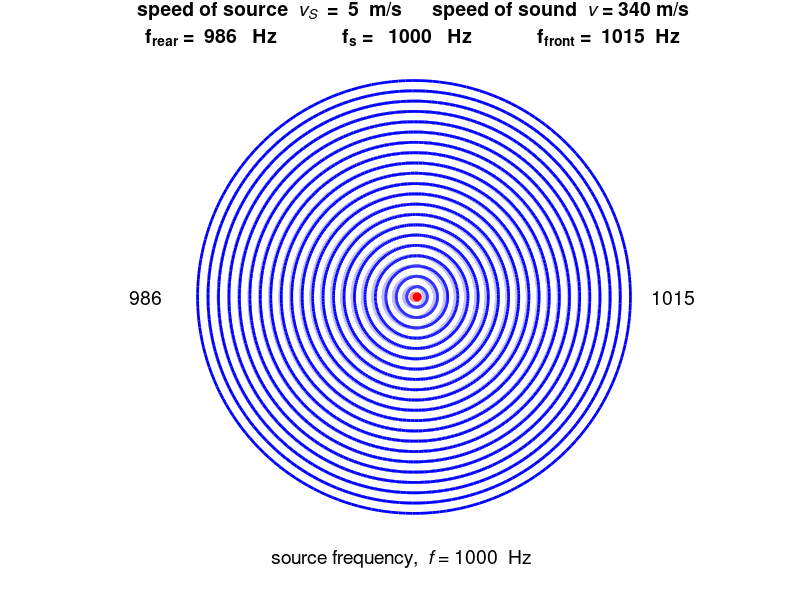
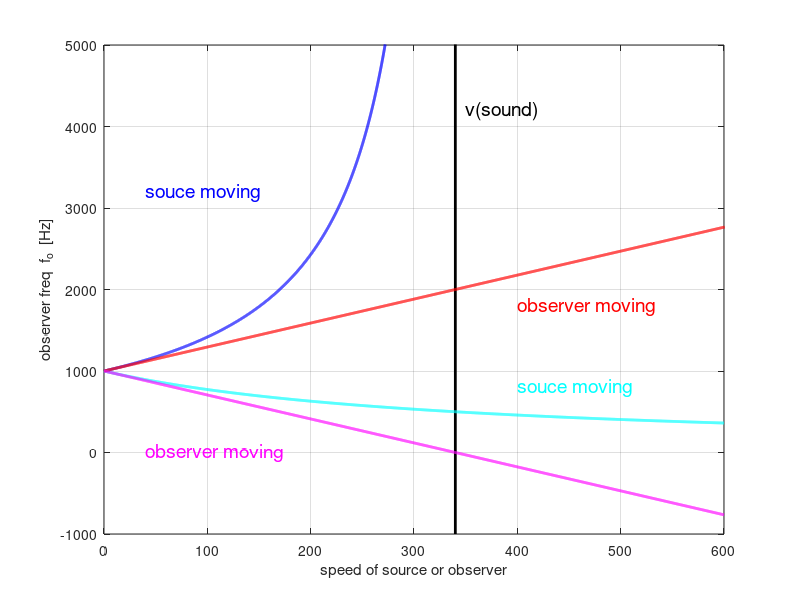

These figures' MATLAB source, in order:
% mw_doppler.m

% Doppler Effect
% Fig. 1: Animation of wave pattern for a moving source
% Sounds for Doppler Frequencies
% Animation can be saved as annimated gif
%      set f_gif = 1;
%      enter name of file: ag_name =        
% Fig. 2:  Doppler Equation: 
%      moving source / stationary observe
%      moving observer / stationary source

% Ian Cooper
% School of Physics, University of Sydney
% email: ian.cooper@sydney.edu.au
% https://d-arora.github.io/Doing-Physics-With-Matlab/
% 170515


close all;
clear all;
clc;

N = 22;         % number of time steps

disp('   The Figure Window will update every 0.1 s'); 
disp('  ');
disp('   Enter speed of source from 0 to 1000 m/s')
disp('  ')
 
v_s = input('   Speed of source (m/s), v  =  ');

v   = 340;        % velocity of sound
%v_s = 400;       % velocity of source

freq = 1000;      % source frequency

R = zeros(N);    % radius of circles

theta = linspace(0,2*pi,200);   % angle for generating circle

x_max = max([v_s*(N+1) v * (N+1)]);

% In front of moving source
   fFront = (freq * v /(v-v_s));
% In rear of moving source
   fRear = freq * v /(v+v_s);

% ========================================================================
%    ANIMATION
% ========================================================================
% flag: 0 animated gif NOT saved or 1 saved /  file name
   f_gif = 0;
   ag_name = 'ag_doppler_500.gif';
% Delay in seconds before displaying the next image  
   delay = 0.1;  
% Frame counter start
   nt = 1; 

% ========================================================================
%    GRAPHICS
% ========================================================================   
figure(1)
set(gcf,'Units','normalized');
set(gcf,'Position',[0.1 0.1 0.35 0.45]);
set(gcf,'color','w');

text_1 = 'speed of source  {\itv_S}  =  {}';
text_2 =  num2str(v_s,'%8.0f');
text_3 = '  m/s  ';
text_4 = '      speed of sound  {\itv} = 340 m/s';
text1 = strcat(text_1,'  ',text_2,text_3,text_4);

t1 = 'f_{rear} = { }';
t2 = num2str(fRear,'%0.0f');
t3 = '   Hz {            }    ';
t4 = 'f_s = {  }';
t5 = num2str(freq,'%0.0f');
t6 = 'f_{front} = { }';
t7 = num2str(fFront,'%0.0f');
if (v_s >= v), t7 ='-----'; end;
t8 = '  Hz';text2 = strcat(t1,t2,t3,t4,t5,t3,t6,t7,t8);

text_p = [{text1},{text2}];
%text_p = [{text_1 text_2 text_3 text_4},{t1 t2 t3 t2 t4 t5}];

title(text_p,'FontSize',14);

hold on

limits = x_max;
axis([-limits limits -limits limits]);

axis equal
axis off
for t = 1:N

x = v_s * (t-1);    

plot(x,0,'o','Markersize',6,'MarkerFaceColor','r','MarkerEdgeColor','r');

for c = 1 : N
R = v * (t-c);
if R < 0, R = 0; end;

x_p = R * cos(theta) + v_s * (c-1) ;
y_p = R * sin(theta);

plot(x_p, y_p,'b','lineWidth',2);

end

pause(0.1)

   if f_gif > 0 
          frame = getframe(1);
          im = frame2im(frame);
          [imind,cm] = rgb2ind(im,256);
     %  On the first loop, create the file. In subsequent loops, append.
          if nt == 1
            imwrite(imind,cm,ag_name,'gif','DelayTime',delay,'loopcount',inf);
          else
           imwrite(imind,cm,ag_name,'gif','DelayTime',delay,'writemode','append');
          end
       nt = nt+1;
  end

if t < N

plot(x,0,'o','Markersize',6,'MarkerFaceColor','w','MarkerEdgeColor','w');

for c = 1 : N
R = v * (t-c);
if R < 0, R = 0; end;

x_p = R * cos(theta) + v_s * (c-1) ;
y_p = R * sin(theta);

plot(x_p, y_p,'w','lineWidth',2.2);
box on
end
end
   
end

% =======================================================================
%  SOUNDS
% ======================================================================

% source sound
text(-0.6*x_max, -1.1*x_max,'source frequency,  {\itf} = 1000  Hz','FontSize',14)
cf = freq;        
sf = 22050;                 % sample frequency (Hz)
d = 5.0;                    % duration (s)
n = sf * d;                 % number of samples
s = (1:n) / sf;             % sound data preparation
s = sin(2 * pi * cf * s);   % sinusoidal modulation

s = s./max(s);

sound(s, sf);               % sound presentation
pause(d + 0.1);             % waiting for sound end


% in front of moving source
cf = (freq * v /(v-v_s));
if cf > 0
text(1*x_max,0,num2str(cf,'%0.0f'),'FontSize',14)

     
sf = 22050;                 % sample frequency (Hz)
d = 5.0;                    % duration (s)
n = sf * d;                 % number of samples
s = (1:n) / sf;             % sound data preparation
s = sin(2 * pi * cf * s);   % sinusoidal modulation

s = s./max(s);

sound(s, sf);               % sound presentation
pause(d + 0.1);             % waiting for sound end

end
if v_s >= v

text(1*x_max,0,'\it BOOOM !!!','FontSize',14)

% make noise
d = 8;
%rand('state',sum(100 * clock));  % initialize random seed
zzz = rng;
noise = randn(1, n);             % Gausian noise
noise = noise / max(abs(noise)); % -1 to 1 normalization

% play noise
disp('WHITE noise');
sound(noise, sf);                % playing sound
%pause(d + 0.1);                  % waiting for sound end


end

% in rear of moving source
cf = freq * v /(v+v_s);
text(-1.2*x_max,0,num2str(cf,'%0.0f'),'FontSize',14)
     
sf = 22050;                 % sample frequency (Hz)
d = 5.0;                    % duration (s)
n = sf * d;                 % number of samples
s = (1:n) / sf;             % sound data preparation
s = sin(2 * pi * cf * s);   % sinusoidal modulation

s = s./max(s);

sound(s, sf);               % sound presentation
%pause(d + 0.1);             % waiting for sound end


% ======================================================================
% DOPPLER FORMULA
% ======================================================================

%%
figure(2)
set(gca,'fontsize',12);
% Source moving towards a stationary observer
   nF = 5000;
   vs = linspace(0,v-10,nF);
   vo = 0;
   fs = freq;
   fo = fs .* v ./ (v - vs);

   plot(vs,fo,'b','lineWidth',2);
   hold on
   plot([v v],[-1000 max(fo)],'k','lineWidth',2);

% Source moving away a stationary observer
   vs = linspace(0,600,nF);
   fo = fs .* v ./ (v + vs);
  plot(vs,fo,'c','lineWidth',2);
  fo = fs .* v ./ (v + vs);

% Observer moving towards stationary source 
  vo = linspace(0,1000,nF);
  fo = fs .* (v+vo) ./ v;
  plot(vo,fo,'r','lineWidth',2);

% Observer away towards stationary source 
  vo = linspace(0,600,nF);
  fo = fs .* (v-vo) ./ v;
  plot(vo,fo,'m','lineWidth',2); 

  
text(350,4200,'v(sound)','fontsize',14);  
hText = text(40,3200,'souce moving','fontsize',14);
set(hText,'color','b');
  
hText = text(400,800,'souce moving','fontsize',14);
set(hText,'color','c');

hText = text(400,1800,'observer moving','fontsize',14);
set(hText,'color','r');

hText = text(40,0,'observer moving','fontsize',14);
set(hText,'color','m');

xlabel('speed of source or observer');
ylabel('observer freq  f_o  [Hz]');
axis([0 600 -1000 5000])
grid on
